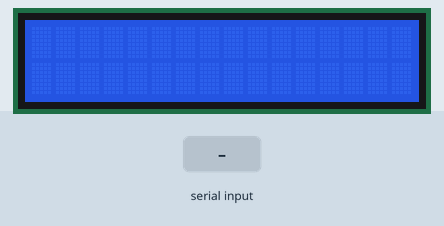
This sketch was run on a simulated Arduino Uno, built with avr-gcc and run on an emulated ATmega328P. On the bench: 16×2 character LCD. The test bench sets the inputs (shaded band). What the sketch prints to the serial monitor is not drawn.

Above: at 1.2 s.
1.3 s: byte 30 received over Serial
At 1.7 s:
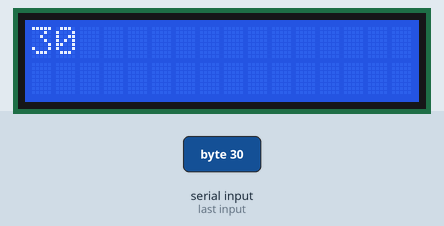
2.8 s: byte 90 received over Serial
At 4.0 s:
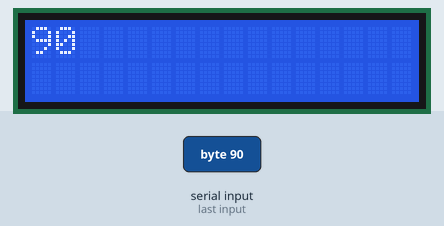
4.3 s: byte 120 received over Serial
At 5.2 s:
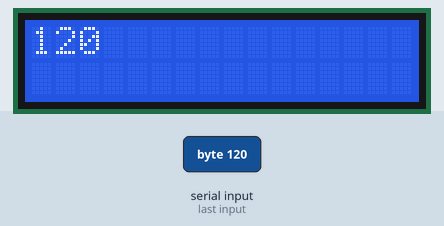
Timing chart, 0 to 7.3 s (numbered marks = the images above; inputs shaded):
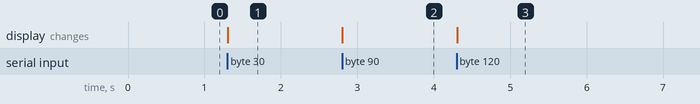

The sketch:

command.ino
```cpp
// include the library code:
#include <LiquidCrystal.h>'

// initialize the library by associating any needed LCD interface pin
// with the arduino pin number it is connected to
const int rs = 7, en = 8, d4 = 9, d5 = 10, d6 = 11, d7 = 12;
LiquidCrystal lcd(rs, en, d4, d5, d6, d7);

void setup() {
  Serial.begin(9600);
  lcd.begin(16, 2);
}

void loop() {
  while (Serial.available()) {
    int b = Serial.read();

    lcd.setCursor(0, 0);
    lcd.print(b);
    lcd.print("                         ");
    Serial.println(b);
  }
}
```

Measured:
- after the input at 1.3 s, the display: changes at once (image 1)
- after the input at 2.8 s, the display: changes at once (image 2)
- after the input at 4.3 s, the display: changes at once (image 3)
